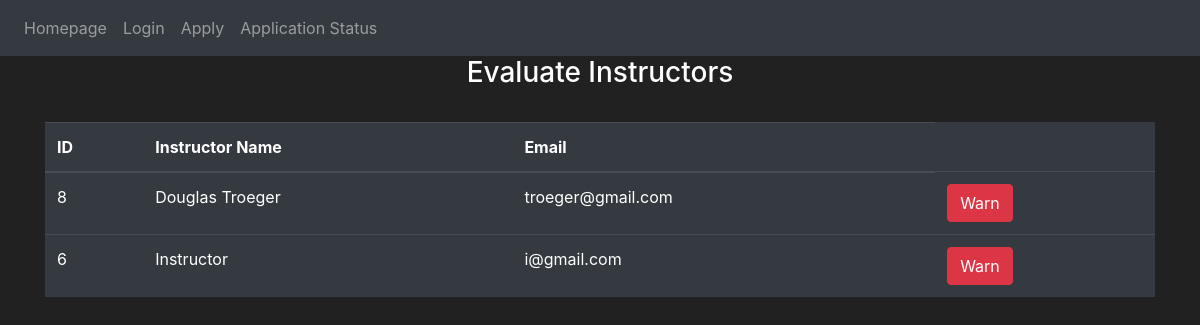
Screenshot of /evaluate-instructor with the database file from the repository.
### website/models.py (models this page shows, shortened)
class User(db.Model, UserMixin):
    id = db.Column(db.Integer, primary_key=True)
    email = db.Column(db.String(400), unique=True)
    password = db.Column(db.String(400))
    first_name = db.Column(db.String(400))
    usertype = db.Column(db.String(400))
    gpa = db.Column(db.Integer)
    department = db.Column(db.String(400))
    status = db.Column(db.String(1))  ####################
    courses = db.relationship('Courses')

### website/auth.py (the view)
@auth.route('/evaluate-instructor', methods=['GET', 'POST'])
def evaluate_instructor():
    headings = ("ID", "Instructor Name", "Email")
    user = User.query.filter_by(usertype="Instructor").order_by(User.first_name).all()
    if request.method == 'POST':
        if request.form.get("warn_button"):
            id = request.form.get("warn_button")
            flash("Warned", category="error")
            user = User.query.filter_by(usertype="Instructor").order_by(User.first_name).all()
            return render_template("evaluate-instructor.html", data=user, user=current_user, table_headings=headings)
    else:
        return render_template("evaluate-instructor.html", data=user, user=current_user, table_headings=headings)

### website/templates/evaluate-instructor.html
{% extends "base.html" %} {% block title %}Evaluate Instructor{% endblock %} {% block content
    %}
    <h3 align="center">Evaluate Instructors</h3>
    <br>
    <form method="POST">
    <table class="table table-hover table-dark">
        <thead>
            <tr>
                {% for header in table_headings %}
                <th> {{ header }}</th>
                {% endfor %}
            </tr>
        </thead>
            <tbody>
                    <tr>
                        {% for i in data %}
                        <td>{{ i.id }}</td>
                        <td>{{ i.first_name }}</td>
                        <td>{{ i.email }}</td>
                        <td>
                            <button class="btn btn-outline btn-danger" name = "warn_button" value = "{{ i.id }}">Warn</button>
                        </td>
                    </tr>
                    {% endfor %}
            </tbody>
        </table>
    <br>
</form>
    {% endblock %}

### website/templates/base.html (style rules this page uses)
body { background-color: #212121; color: white }

### rows the page displays
User: id "8", first_name "Douglas Troeger", email "troeger@gmail.com"
User: id "6", first_name "Instructor", email "i@gmail.com"

### other values shown
{{ header }} "ID" "Instructor Name" "Email"
